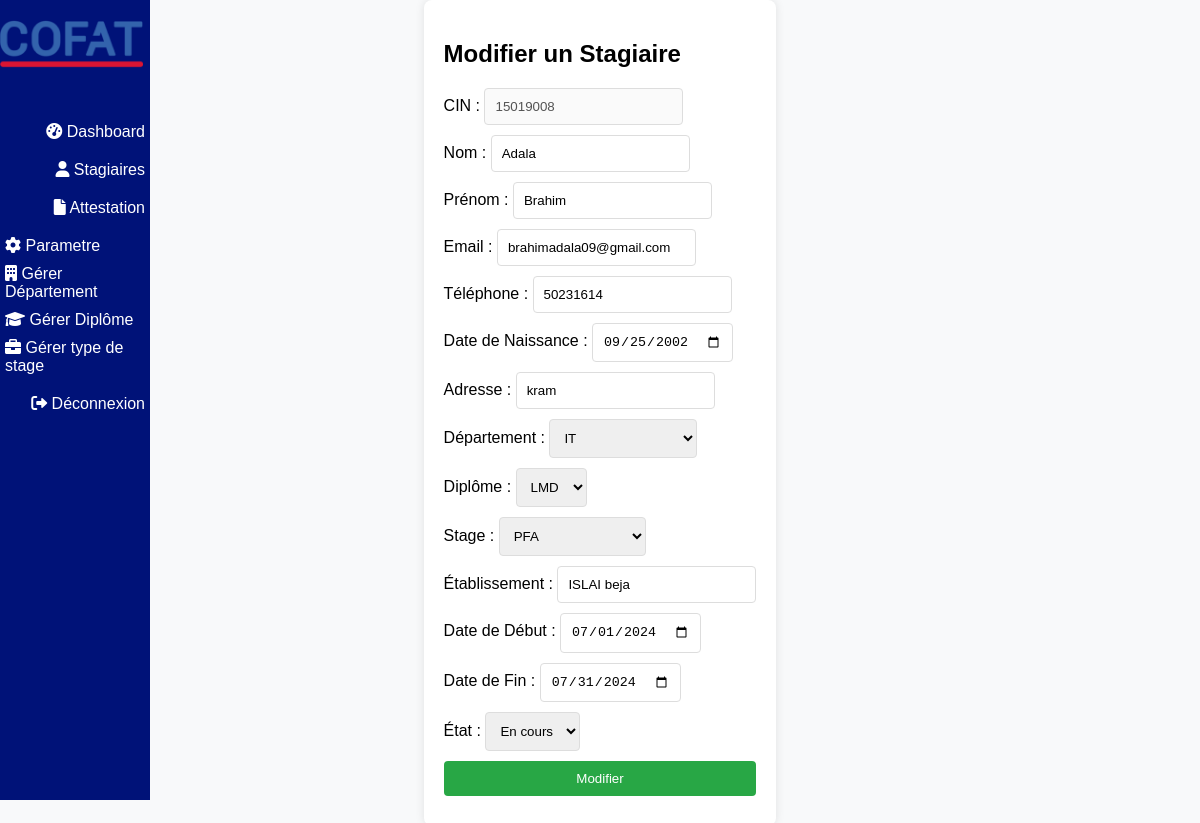
Screenshot of /modifier.php?cin=15019008 with the database file from the repository.
### tables this page shows
CREATE TABLE IF NOT EXISTS `stagiaire` (
  `id` int(8) NOT NULL AUTO_INCREMENT,
  `cin` int NOT NULL,
  `nom` varchar(50) NOT NULL,
  `prenom` varchar(50) NOT NULL,
  `email` varchar(50) NOT NULL,
  `telephone` int(8) NOT NULL,
  `date_de_naissance` date NOT NULL,
  `adress` varchar(255) NOT NULL,
  `categorie_id` int NOT NULL,
  `etablissement` varchar(100) DEFAULT NULL,
  `date_de_debut` date DEFAULT NULL,
  `date_de_fin` date DEFAULT NULL,
  `Etat` varchar(255) NOT NULL,
  `diplome_id` int NOT NULL,
  `stage_id` int NOT NULL,
  PRIMARY KEY (`id`),
  UNIQUE KEY `cin` (`cin`),
  UNIQUE KEY `email` (`email`),
  KEY `categorie_id` (`categorie_id`),
  KEY `diplome_id` (`diplome_id`),
  KEY `stage_id` (`stage_id`)
);

### modifier.php (the view, shortened to what this page needs)
<?php
include 'db_connection.php';
include "includes/header2.php";
$cin = $_GET['cin'];
$sql = "SELECT * FROM stagiaire WHERE cin = ?";
$stmt = $conn->prepare($sql);
$stmt->bind_param("s", $cin);
$stmt->execute();
$result = $stmt->get_result();
$stagiaire = $result->fetch_assoc();
?>
<!DOCTYPE html>
<html lang="fr">
<head>
    <link rel="stylesheet" href="https://cdnjs.cloudflare.com/ajax/libs/font-awesome/6.0.0-beta3/css/all.min.css">
    <link rel="stylesheet" href="css/styles_modifier.css">
</head>
<body>
    <div class="form-container">
        <h2>Modifier un Stagiaire</h2>
        <form action="modifier.php?cin=<?php echo ($cin); ?>" method="POST" onsubmit="return validatePhoneNumber();">
            <div class="form-group">
                <label for="cin">CIN :</label>
                <input type="text" id="cin" name="cin" value="<?php echo ($stagiaire['cin']); ?>" disabled>
            </div>
            <div class="form-group">
                <label for="nom">Nom :</label>
                <input type="text" id="nom" name="nom" value="<?php echo ($stagiaire['nom']); ?>" required>
            </div>
            <div class="form-group">
                <label for="prenom">Prénom :</label>
                <input type="text" id="prenom" name="prenom" value="<?php echo ($stagiaire['prenom']); ?>" required>
            </div>
            <div class="form-group">
                <label for="email">Email :</label>
                <input type="email" id="email" name="email" value="<?php echo ($stagiaire['email']); ?>" required>
            </div>
            <div class="form-group">
                <label for="telephone">Téléphone :</label>
                <input type="text" id="telephone" name="telephone" value="<?php echo ($stagiaire['telephone']); ?>" required>
            </div>
            <div class="form-group">
                <label for="date_de_naissance">Date de Naissance :</label>
                <input type="date" id="date_de_naissance" name="date_de_naissance" value="<?php echo ($stagiaire['date_de_naissance']); ?>" required>
            </div>
            <div class="form-group">
                <label for="adress">Adresse :</label>
                <input type="text" id="adress" name="adress" value="<?php echo ($stagiaire['adress']); ?>" required>
            </div>
            <div class="form-group">
                <label for="categorie_id">Département :</label>
                <select id="categorie_id" name="categorie_id" required>
                    <?php
                    $result = $conn->query("SELECT * FROM categorie_de_stage");
                    while ($row = $result->fetch_assoc()) {
                        $selected = $row['categorie_id'] == $stagiaire['categorie_id'] ? 'selected' : '';
                        echo '<option value="' . ($row['categorie_id']) . '" ' . $selected . '>' . ($row['nom_categorie']) . '</option>';
                    }
                    ?>
                </select>
            </div>
            <div class="form-group">
                <label for="diplome_id">Diplôme :</label>
                <select id="diplome_id" name="diplome_id" required>
                    <?php
                    $result = $conn->query("SELECT * FROM diplome");
                    while ($row = $result->fetch_assoc()) {
                        $selected = $row['diplome_id'] == $stagiaire['diplome_id'] ? 'selected' : '';
                        echo '<option value="' . htmlspecialchars($row['diplome_id']) . '" ' . $selected . '>' . ($row['diplome_type']) . '</option>';
                    }
                    ?>
                </select>
            </div>
            <div class="form-group">
                <label for="stage_id">Stage :</label>
                <select id="stage_id" name="stage_id" required>
                    <?php
                    $result = $conn->query("SELECT * FROM stage");
                    while ($row = $result->fetch_assoc()) {
                        $selected = $row['stage_id'] == $stagiaire['stage_id'] ? 'selected' : '';
                        echo '<option value="' . ($row['stage_id']) . '" ' . $selected . '>' . ($row['stage_type']) . '</option>';
                    }
                    ?>
                </select>
            </div>
            <div class="form-group">
                <label for="etablissement">Établissement :</label>
                <input type="text" id="etablissement" name="etablissement" value="<?php echo ($stagiaire['etablissement']); ?>" required>
            </div>
            <div class="form-group">
                <label for="date_de_debut">Date de Début :</label>
                <input type="date" id="date_de_debut" name="date_de_debut" value="<?php echo ($stagiaire['date_de_debut']); ?>" required>
            </div>
            <div class="form-group">
                <label for="date_de_fin">Date de Fin :</label>
                <input type="date" id="date_de_fin" name="date_de_fin" value="<?php echo ($stagiaire['date_de_fin']); ?>" required>
            </div>
            <div class="form-group">
                <label for="Etat">État :</label>
                <select id="Etat" name="Etat" required>
                    <option value="en cours" <?php if($stagiaire['Etat'] == 'en cours') echo 'selected'; ?>>En cours</option>
                </select>
            </div>
            <button type="submit">Modifier</button>
        </form>
    </div>
</body>
</html>

### css/styles2.css (style rules this page uses)
body { font-family: Arial, sans-serif; margin: 0; padding: 0; }

### css/styles_modifier.css (style rules this page uses)
body { display: flex; justify-content: center; align-items: center; min-height: 100vh; background-color: #f8f9fa; margin: 0; }
.form-container { background-color: #fff; padding: 20px; border-radius: 8px; box-shadow: 0 0 10px rgba(0, 0, 0, 0.1); }
.form-container h2 { margin-bottom: 20px; }
.form-container form { display: flex; flex-direction: column; }
.form-container form input, .form-container form select, .form-container form button { margin-bottom: 10px; padding: 10px; border: 1px solid #ddd; border-radius: 4px; }
.form-container form button { background-color: #28a745; color: white; border: none; cursor: pointer; }

### rows the page displays
stagiaire: cin "15019008", nom "Adala", prenom "Brahim", email "brahimadala09@gmail.com", telephone "50231614", date_de_naissance "09/25/2002", adress "kram", etablissement "ISLAI beja", date_de_debut "07/01/2024", date_de_fin "07/31/2024", Etat "En cours"

### other values shown
form field categorie_id "IT"
form field diplome_id "LMD"
form field stage_id "PFA"
